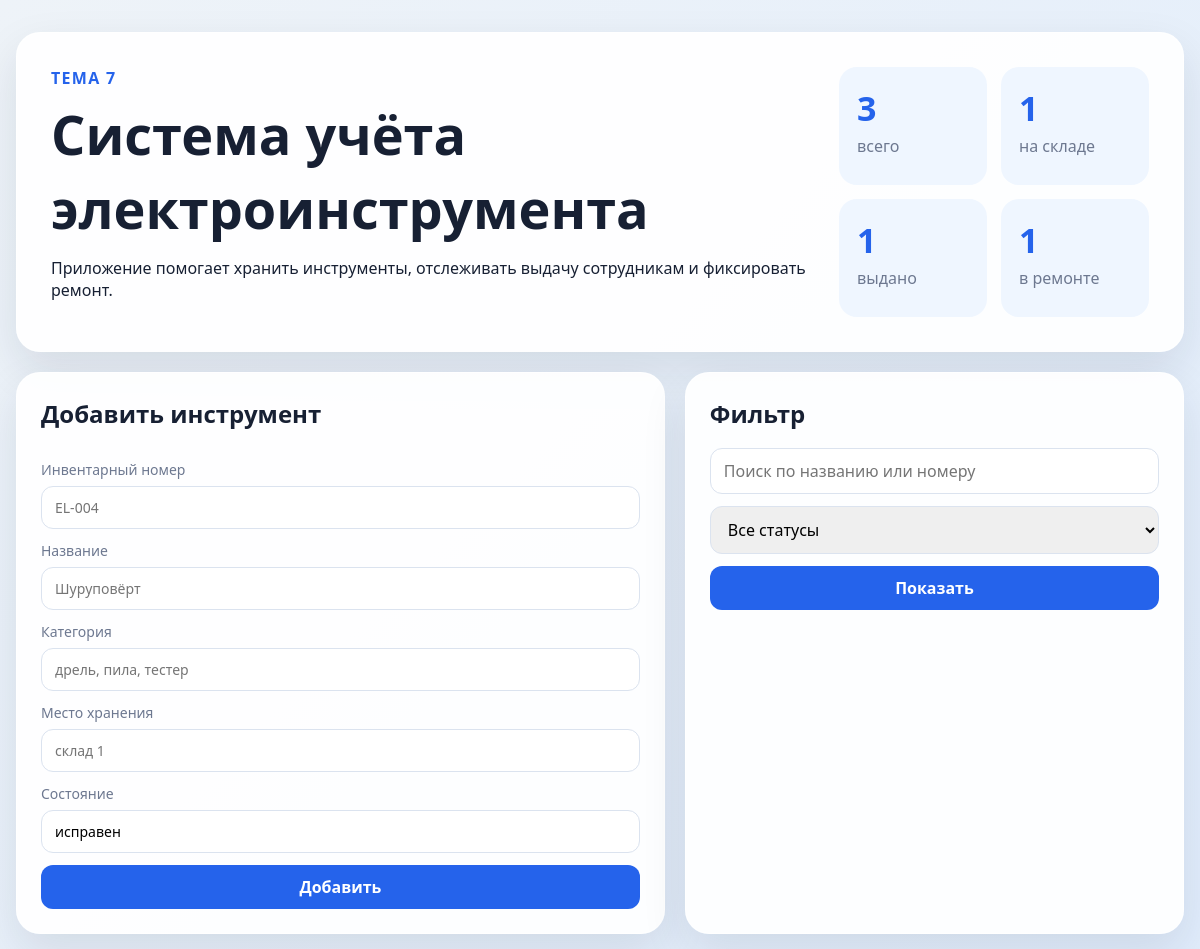
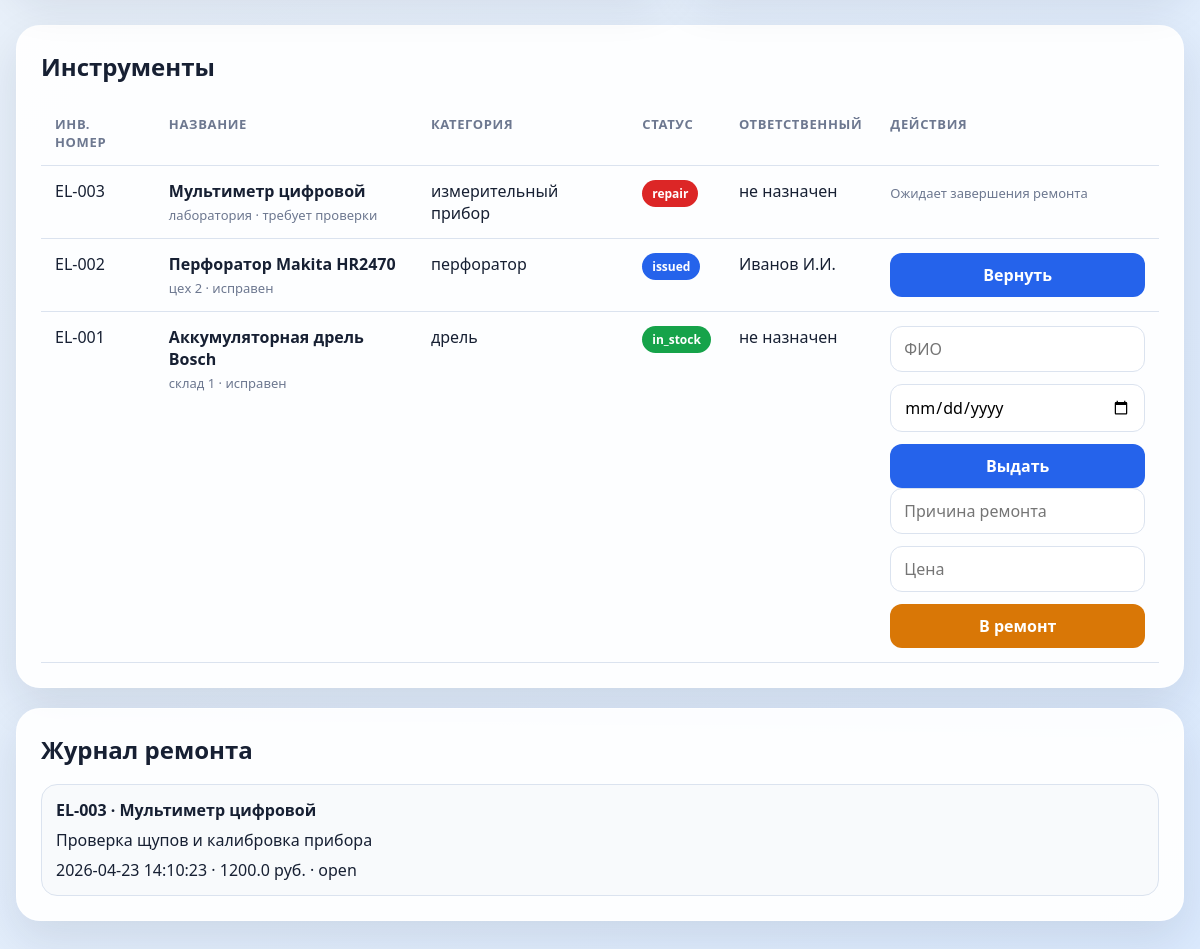
The page / on the database its author committed (2 pictures, top to bottom).
### tables this page shows
CREATE TABLE tools (
                id INTEGER PRIMARY KEY AUTOINCREMENT,
                inventory_number TEXT NOT NULL UNIQUE,
                name TEXT NOT NULL,
                category TEXT NOT NULL,
                location TEXT NOT NULL,
                responsible TEXT,
                condition TEXT NOT NULL DEFAULT 'исправен',
                status TEXT NOT NULL DEFAULT 'in_stock'
                    CHECK (status IN ('in_stock', 'issued', 'repair')),
                created_at TEXT NOT NULL DEFAULT CURRENT_TIMESTAMP
            );

CREATE TABLE maintenance (
                id INTEGER PRIMARY KEY AUTOINCREMENT,
                tool_id INTEGER NOT NULL,
                started_at TEXT NOT NULL DEFAULT CURRENT_TIMESTAMP,
                description TEXT NOT NULL,
                cost REAL NOT NULL DEFAULT 0,
                status TEXT NOT NULL DEFAULT 'open'
                    CHECK (status IN ('open', 'closed')),
                FOREIGN KEY (tool_id) REFERENCES tools(id) ON DELETE CASCADE
            );

### app.py (the view)
@app.get("/")
def index():
    status = request.args.get("status", "").strip()
    search = request.args.get("search", "").strip()
    tools = get_tools(status=status or None, search=search or None)
    return render_template(
        "index.html",
        tools=tools,
        maintenance=get_maintenance(),
        stats=get_stats(),
        selected_status=status,
        search=search,
    )

### database.py (called while the page is built, shortened)
def get_connection():
    connection = sqlite3.connect(DB_PATH)
    connection.row_factory = sqlite3.Row
    connection.execute("PRAGMA foreign_keys = ON")
    return connection

def get_tools(status=None, search=None):
    query = "SELECT * FROM tools"
    conditions = []
    params = []
    if status:
        conditions.append("status = ?")
        params.append(status)
    if conditions:
        query += " WHERE " + " AND ".join(conditions)
    query += " ORDER BY created_at DESC, id DESC"
    with get_connection() as connection:
        rows = connection.execute(query, params).fetchall()
        return [dict(row) for row in rows]

def get_maintenance():
    with get_connection() as connection:
        rows = connection.execute(
            """
            SELECT
                maintenance.id,
                maintenance.started_at,
                maintenance.description,
                maintenance.cost,
                maintenance.status,
                tools.inventory_number,
                tools.name
            FROM maintenance
            JOIN tools ON tools.id = maintenance.tool_id
            ORDER BY maintenance.started_at DESC
            """
        ).fetchall()
        return [dict(row) for row in rows]

def get_stats():
    with get_connection() as connection:
        rows = connection.execute(
            "SELECT status, COUNT(*) AS count FROM tools GROUP BY status"
        ).fetchall()
        stats = {"total": 0, "in_stock": 0, "issued": 0, "repair": 0}
        for row in rows:
            stats[row["status"]] = row["count"]
            stats["total"] += row["count"]
        return stats

### templates/index.html (shortened to what this page needs)
<!DOCTYPE html>
<html lang="ru">
<head>
    <link rel="stylesheet" href="{{ url_for('static', filename='styles.css') }}">
</head>
<body>
    <main class="page">
        <section class="hero">
            <div>
                <p class="eyebrow">Тема 7</p>
                <h1>Система учёта электроинструмента</h1>
                <p>Приложение помогает хранить инструменты, отслеживать выдачу сотрудникам и фиксировать ремонт.</p>
            </div>
            <div class="stats">
                <article>
                    <span>{{ stats.total }}</span>
                    <p>всего</p>
                </article>
                <article>
                    <span>{{ stats.in_stock }}</span>
                    <p>на складе</p>
                </article>
                <article>
                    <span>{{ stats.issued }}</span>
                    <p>выдано</p>
                </article>
                <article>
                    <span>{{ stats.repair }}</span>
                    <p>в ремонте</p>
                </article>
            </div>
        </section>
        <section class="grid">
            <form class="card form-card" action="{{ url_for('create_tool') }}" method="post">
                <h2>Добавить инструмент</h2>
                <label>
                    Инвентарный номер
                    <input name="inventory_number" placeholder="EL-004" required>
                </label>
                <label>
                    Название
                    <input name="name" placeholder="Шуруповёрт" required>
                </label>
                <label>
                    Категория
                    <input name="category" placeholder="дрель, пила, тестер" required>
                </label>
                <label>
                    Место хранения
                    <input name="location" placeholder="склад 1" required>
                </label>
                <label>
                    Состояние
                    <input name="condition" value="исправен" required>
                </label>
                <button type="submit">Добавить</button>
            </form>
            <section class="card">
                <h2>Фильтр</h2>
                <form class="filter" action="{{ url_for('index') }}" method="get">
                    <input name="search" value="{{ search }}" placeholder="Поиск по названию или номеру">
                    <select name="status">
                        <option value="" {% if not selected_status %}selected{% endif %}>Все статусы</option>
                    </select>
                    <button type="submit">Показать</button>
                </form>
            </section>
        </section>
        <section class="card">
            <h2>Инструменты</h2>
            <div class="table-wrap">
                <table>
                    <thead>
                        <tr>
                            <th>Инв. номер</th>
                            <th>Название</th>
                            <th>Категория</th>
                            <th>Статус</th>
                            <th>Ответственный</th>
                            <th>Действия</th>
                        </tr>
                    </thead>
                    <tbody>
                        {% for tool in tools %}
                            <tr>
                                <td>{{ tool.inventory_number }}</td>
                                <td>
                                    <strong>{{ tool.name }}</strong>
                                    <span>{{ tool.location }} · {{ tool.condition }}</span>
                                </td>
                                <td>{{ tool.category }}</td>
                                <td><span class="badge badge-{{ tool.status }}">{{ tool.status }}</span></td>
                                <td>{{ tool.responsible or 'не назначен' }}</td>
                                <td class="actions">
                                    {% if tool.status == 'in_stock' %}
                                        <form action="{{ url_for('issue', tool_id=tool.id) }}" method="post">
                                            <input name="employee" placeholder="ФИО" required>
                                            <input name="planned_return_at" type="date">
                                            <button type="submit">Выдать</button>
                                        </form>
                                        <form action="{{ url_for('repair', tool_id=tool.id) }}" method="post">
                                            <input name="description" placeholder="Причина ремонта" required>
                                            <input name="cost" type="number" min="0" step="0.01" placeholder="Цена">
                                            <button type="submit" class="secondary">В ремонт</button>
                                        </form>
                                    {% elif tool.status == 'issued' %}
                                        <form action="{{ url_for('return_item', tool_id=tool.id) }}" method="post">
                                            <button type="submit">Вернуть</button>
                                        </form>
                                    {% else %}
                                        <span class="muted">Ожидает завершения ремонта</span>
                                    {% endif %}
                                </td>
                            </tr>
                        {% else %}
                            <tr>
                                <td colspan="6" class="empty">Инструменты не найдены</td>
                            </tr>
                        {% endfor %}
                    </tbody>
                </table>
            </div>
        </section>
        <section class="card">
            <h2>Журнал ремонта</h2>
            <div class="repair-list">
                {% for item in maintenance %}
                    <article>
                        <strong>{{ item.inventory_number }} · {{ item.name }}</strong>
                        <p>{{ item.description }}</p>
                        <span>{{ item.started_at }} · {{ item.cost }} руб. · {{ item.status }}</span>
                    </article>
                {% else %}
                    <p class="muted">Записей о ремонте пока нет.</p>
                {% endfor %}
            </div>
        </section>
    </main>
</body>
</html>

### static/styles.css (style rules this page uses)
:root { color-scheme: light; --bg: #eef3f8; --card: #ffffff; --text: #172033; --muted: #6d7890; --primary: #2563eb; --primary-dark: #1d4ed8; --success: #16a34a; --warning: #d97706; --danger: #dc2626; --border: #dbe3ef; --shadow: 0 18px 45px rgba(22, 32, 51, 0.1); }
* { box-sizing: border-box; }
body { margin: 0; font-family: "Segoe UI", Arial, sans-serif; color: var(--text); background: linear-gradient(135deg, #eef3f8 0%, #dbeafe 100%); }
.page { width: min(1180px, calc(100% - 32px)); margin: 32px auto; }
.hero, .card { background: rgba(255, 255, 255, 0.92); border: 1px solid rgba(255, 255, 255, 0.7); border-radius: 24px; box-shadow: var(--shadow); }
.hero { display: flex; justify-content: space-between; gap: 24px; padding: 34px; }
.eyebrow { margin: 0 0 8px; color: var(--primary); font-weight: 700; text-transform: uppercase; letter-spacing: 0.08em; }
h1, h2, p { margin-top: 0; }
h1 { margin-bottom: 12px; font-size: clamp(32px, 5vw, 54px); }
h2 { margin-bottom: 18px; }
.stats { display: grid; grid-template-columns: repeat(2, minmax(120px, 1fr)); gap: 14px; min-width: 310px; }
.stats article { padding: 18px; border-radius: 18px; background: #eff6ff; }
.stats span { display: block; font-size: 34px; font-weight: 800; color: var(--primary); }
.stats p { margin: 4px 0 0; color: var(--muted); }
.grid { display: grid; grid-template-columns: 1.3fr 1fr; gap: 20px; margin: 20px 0; }
.card { padding: 24px; margin-bottom: 20px; }
label { display: grid; gap: 7px; color: var(--muted); font-size: 14px; }
.form-card, .filter, .actions form { display: grid; gap: 12px; }
input, select, button { width: 100%; border: 1px solid var(--border); border-radius: 12px; padding: 11px 13px; font: inherit; }
button { border: none; color: white; background: var(--primary); font-weight: 700; cursor: pointer; }
button.secondary { background: var(--warning); }
.table-wrap { overflow-x: auto; }
table { width: 100%; border-collapse: collapse; }
th, td { padding: 14px; border-bottom: 1px solid var(--border); text-align: left; vertical-align: top; }
th { color: var(--muted); font-size: 13px; text-transform: uppercase; letter-spacing: 0.05em; }
td span { display: block; margin-top: 4px; color: var(--muted); font-size: 13px; }
.badge { display: inline-block; margin: 0; padding: 5px 10px; border-radius: 999px; color: white; font-size: 12px; font-weight: 700; }
.badge-in_stock { background: var(--success); }
.badge-issued { background: var(--primary); }
.badge-repair { background: var(--danger); }
.actions { min-width: 250px; }
.muted, .empty { color: var(--muted); }
.repair-list { display: grid; gap: 12px; }
.repair-list article { padding: 14px; border: 1px solid var(--border); border-radius: 16px; background: #f8fafc; }
.repair-list p { margin: 8px 0; }

### rows shown on the page
tools: inventory_number "EL-003", name "Мультиметр цифровой", location "лаборатория", condition "требует проверки", category "измерительный прибор", status "repair", responsible "не назначен", shows "Ожидает завершения ремонта"
tools: inventory_number "EL-002", name "Перфоратор Makita HR2470", location "цех 2", condition "исправен", category "перфоратор", status "issued", responsible "Иванов И.И."
tools: inventory_number "EL-001", name "Аккумуляторная дрель Bosch", location "склад 1", condition "исправен", category "дрель", status "in_stock", responsible "не назначен"
maintenance: inventory_number "EL-003", name "Мультиметр цифровой", description "Проверка щупов и калибровка прибора", started_at "2026-04-23 14:10:23", cost "1200.0", status "open"

### other values the page prints
{{ stats.total }} "3"
{{ stats.in_stock }} "1"
{{ stats.issued }} "1"
{{ stats.repair }} "1"
